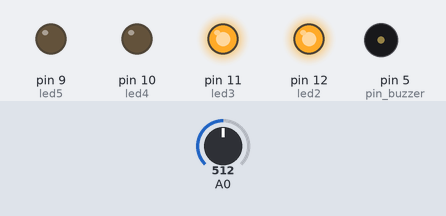
A sketch run on a simulated Arduino Uno, built with avr-gcc and run on an emulated ATmega328P. Shown: output pins drawn as LEDs (lit = HIGH), buzzer (waves = sounding, pin HIGH). The inputs (shaded band) are chosen by the test bench; at power-on: A0 = 512. What the sketch prints to the serial monitor is not drawn.

Above: at 1.2 s.
1.3 s: A0 set to 609
2.8 s: A0 set to 633
At 3.3 s:
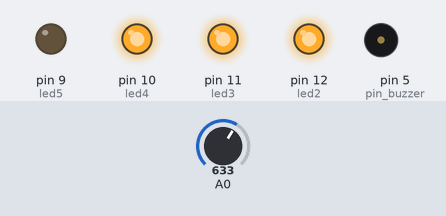
4.3 s: A0 set to 767
5.8 s: A0 set to 791
At 6.9 s:
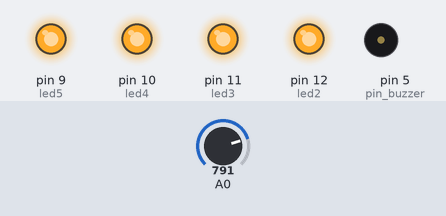
7.3 s: A0 set to 5
At 7.9 s:
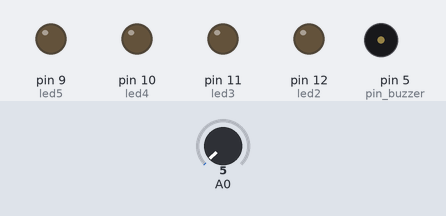
8.8 s: A0 set to 155
10.3 s: A0 set to 172
At 11.5 s:
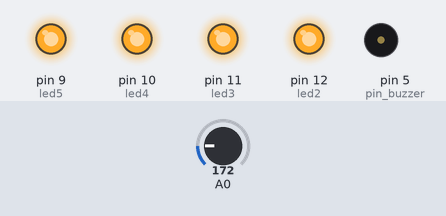
Timing chart, 0 to 12.8 s (numbered marks = the images above; inputs shaded):
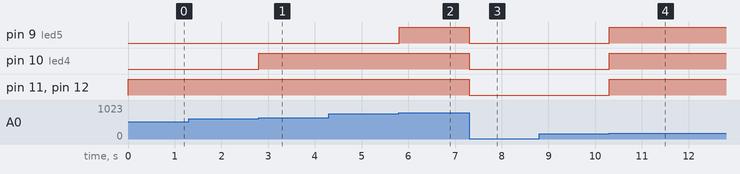

Measured:
- the behaviour switches between 624 and 625 on A0 (found by bisection; images 0 and 1)
- the behaviour switches between 777 and 778 on A0 (found by bisection; images 1 and 2)
- the behaviour switches between 163 and 164 on A0 (found by bisection; images 3 and 4)
- after the input at 2.8 s, pin 10 (led4): LOW → HIGH at once
- after the input at 5.8 s, pin 9 (led5): LOW → HIGH at once
- after the input at 7.3 s, pin 9 (led5), pin 10 (led4), pin 11 (led3), pin 12 (led2): HIGH → LOW at once
- after the input at 10.3 s, pin 9 (led5), pin 10 (led4), pin 11 (led3), pin 12 (led2): LOW → HIGH at once

The sketch:

LEDs_Controlados_por_Potenciometro.ino
```cpp
int pot = 0;
int led = 13;
int led2 = 12;
int led3 = 11;
int led4 = 10;
int led5 = 9;
int pin_buzzer = 5;

void setup()
{
  pinMode(led2,OUTPUT);
  pinMode(led3,OUTPUT);
  pinMode(led4,OUTPUT);
  pinMode(led5,OUTPUT);
  pinMode(pin_buzzer, OUTPUT);
  Serial.begin(9600);
}

void loop()
{
  pot = analogRead(A0);
  pot = map(pot, 0, 1023, 0, 100);
  if (pot <= 0 && pot <= 15)
  {
    digitalWrite(led, LOW);
    digitalWrite(led2, LOW);
    digitalWrite(led3, LOW);
    digitalWrite(led4,LOW);
    digitalWrite(led5,LOW);
  }


     else if (pot >= 16 && pot <= 30)
    {
   digitalWrite (led, HIGH);
   digitalWrite (led2, HIGH);
   digitalWrite (led3, HIGH);
      digitalWrite(led4,HIGH);
      digitalWrite(led5,HIGH);
    }
    else if (pot >= 31 && pot <= 45)
    {
   digitalWrite (led2, HIGH);
   digitalWrite (led, HIGH);
   digitalWrite (led3, LOW);
      digitalWrite(led4,LOW);
      digitalWrite(led5,LOW);
    }
   else if (pot >= 46 && pot <= 60)
   {
    digitalWrite (led3, HIGH);
    digitalWrite (led, HIGH);
    digitalWrite (led2, HIGH);
     digitalWrite(led4,LOW);
     digitalWrite(led5,LOW);
   }
    else if(pot >= 61 && pot <= 75)
    {
      digitalWrite(led,HIGH);
      digitalWrite(led2,HIGH);
      digitalWrite(led3,HIGH);
      digitalWrite(led3,HIGH);
      digitalWrite(led4,HIGH);
      digitalWrite(led5,LOW);
    }
    else if(pot >= 76 && pot <= 100)
    {
      digitalWrite(led,HIGH);
      digitalWrite(led2,HIGH);
      digitalWrite(led3,HIGH);
      digitalWrite(led3,HIGH);
      digitalWrite(led4,HIGH);
      digitalWrite(led5,HIGH);
    }

  Serial.println(pot);
  delay(1) ;
  }
```
